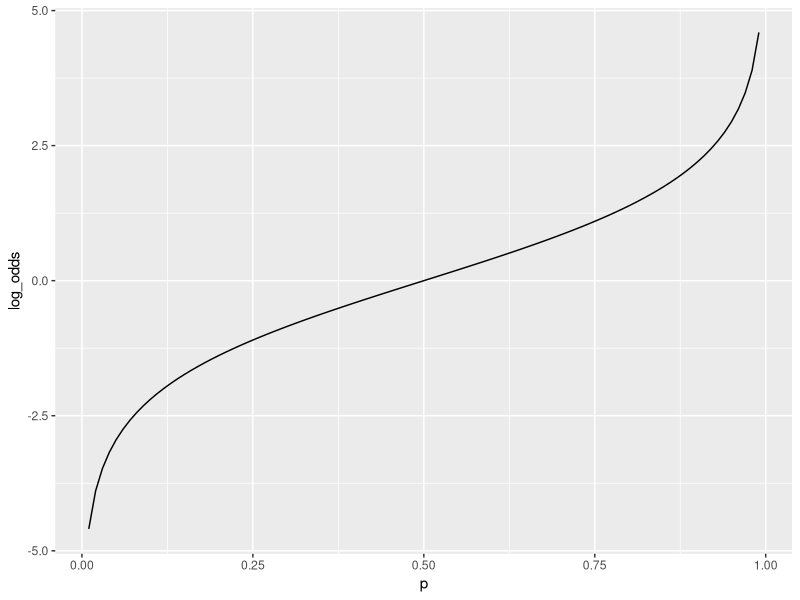
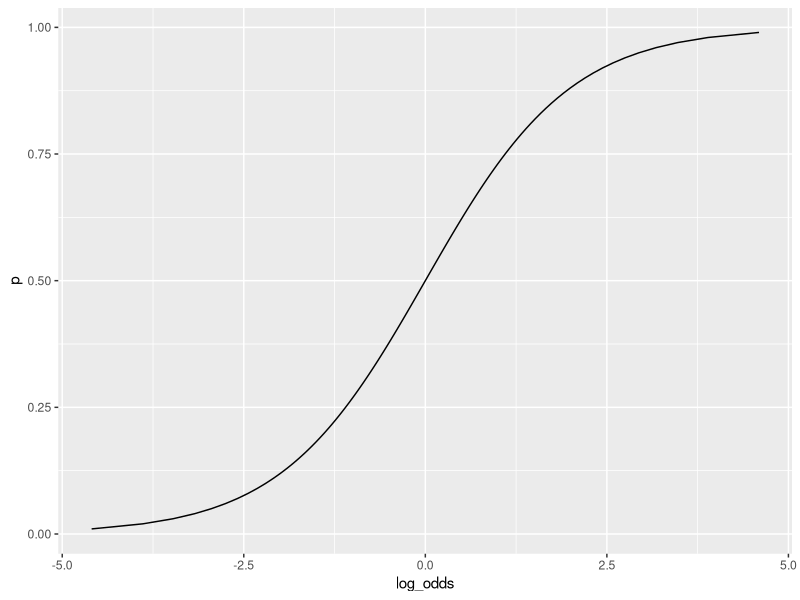
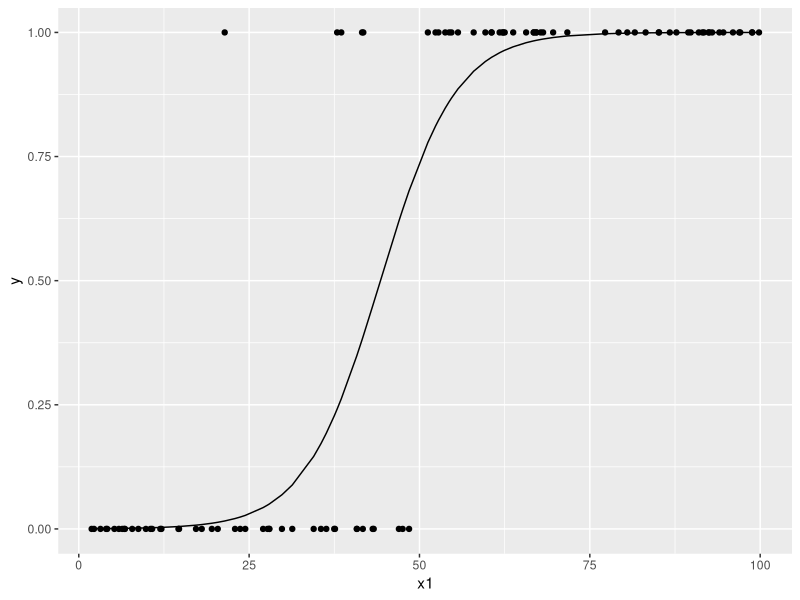

These charts were generated, in order, by the following R code:
## ---- chunk 1
library(tidyverse)

tibble(
	p = seq(0.01,0.99,0.01),
	odds = p / (1 - p),
	log_odds = log(odds)
) -> logit_data

logit_data %>%
	ggplot(aes(x = p, y = log_odds)) +
	geom_line()
## ---- chunk 2
logit_data %>%
	ggplot(aes(x = log_odds, y = p)) +
	geom_line()
## ---- chunk 3
set.seed(8931)
data <- tibble(
	x1 = sort(runif(100, 0, 100)),
	x2 = sample(c(0, 1), 100, replace=TRUE),
	p = (1 + exp(-(-10 + 0.2*x1 + 2 * x2)))^(-1),
	y = sapply(p, function(x) rbinom(1, 1, x))
)

glm(y ~ x1, data = data, 
	family = binomial(link = "logit")) -> m1 # family = binomialだけでもよい
summary(m1)
## ---- chunk 4
data %>%
  mutate(
    p_hat = m1$fitted.values
  ) %>%
  ggplot() +
  geom_point(aes(x = x1, y = y)) +
  geom_line(aes(x = x1, y = p_hat))
## ---- chunk 5
glm(y ~ x1 + x2, data = data, 
	family = binomial(link = "logit")) %>%
	summary()
